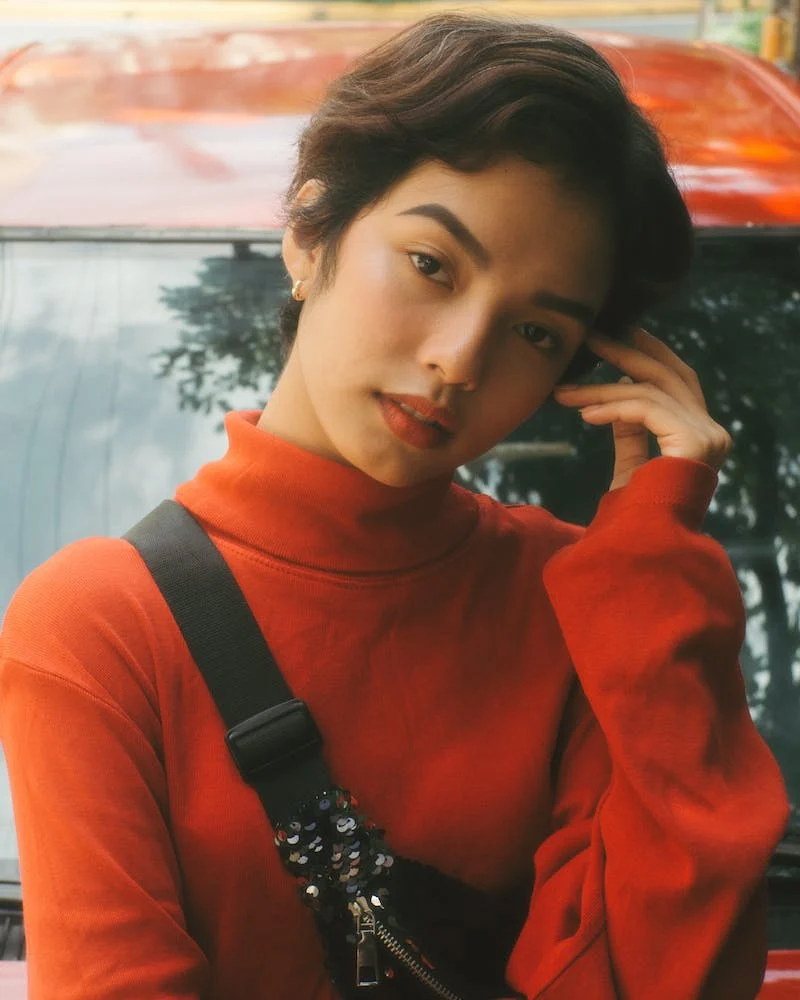
#> input picture lesson_9/data/face2.jpg, 800 x 1000 px
$ python IntegralImage.py
#> lines starting #> are read from the running program, lines starting #| are printed output that depends on the picture; long printed decimals are rounded
# Integral Image
#
# Integral image is an extremely useful concept when we are facing the problem of summing up (
# rectangular) image regions (in pixel or in feature domain). In this notebook, we are going to show how to copmpute
# the integral image. In addition, we are going to measure the time for building a matrix holding the regional sums
# and compare the classical approach with the integral image approach.

import cv2
import numpy as np
from time import perf_counter
from matplotlib import pyplot as plt
plt.rcParams['figure.figsize'] = [15, 10]

# Let's load an example image.

img = cv2.imread('data/face2.jpg')
#> img is the input picture: shape (1000, 800, 3); mean B, G, R 73.5, 91.8, 140.5
img = cv2.cvtColor(img, cv2.COLOR_BGR2GRAY)
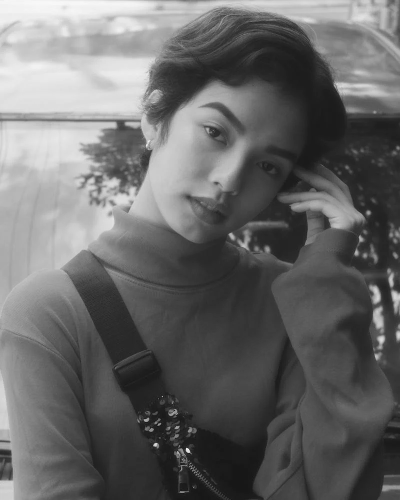
#> img: shape (1000, 800) (shown at 1/2 size); min 0, max 255, mean 104.3
plt.imshow(img, cmap='gray')
plt.show()
img = img/255

# Regional Sums In face detection, computing the regional pixel sums (for evaluating the Haar basis functions) is a
# crucial step. For this example, we are now going to huild the sum matrix using a 15x15 sliding window. For the sake
# of simplicity, we won't bother with the border areas.

rows, cols = img.shape
win = 15
sums = np.zeros((rows, cols))

# Start the computation
start = perf_counter()
# Sliding window
for r in range(win, rows-win-1):
    for c in range(win, cols-win-1):
        # Sum of pixel under the curren window
        sums[r, c] = np.sum(img[r-win:r+win+1, c-win:c+win+1])
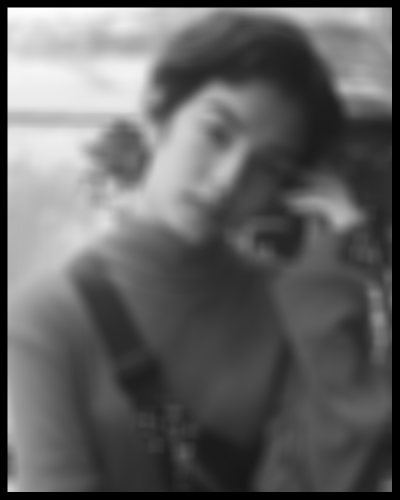
#> sums: shape (1000, 800) float64 (shown at 1/2 size); min 0, max 917, mean 359.1; drawn with min black and max white
# Elapsed time for building the matrix of regional sums
elapsed = perf_counter() - start
print('Elapsed time:', elapsed)

# Integral Image As we see above, building the sum matrix using the sliding window approach is quite slow. In fact,
# it is prohibitevly slow for real-time applications. Fortunately, we can make use of the integral image. Let's first
# build the integral image and then use it to build the matrix of regional sums.

sums_int_img = np.zeros((rows, cols))

start = perf_counter()
# Build integral image
int_img = img.cumsum(axis=0).cumsum(axis=1)
# Sliding window
for r in range(win, rows - win - 1):
    for c in range(win, cols - win - 1):
        # Summation of only 4 elements
        sums_int_img[r, c] = int_img[r + win, c + win] - \
                             int_img[r + win, c - win - 1] - \
                             int_img[r - win - 1, c + win] + \
                             int_img[r - win - 1, c - win - 1]

elapsed = perf_counter() - start
print('Elapsed time:', elapsed)

# By using the integral image the computation time has decreased 4 times! Not bad, but can we do better? We know that
# python is not extremely efficient when it comes to loops. Therefore, can we get (somehow) rid of them?
#
# The asnwer is that we can. We can obtain the same results but first adjusting the regional matrices (A. B, C,
# D) by rolling their axes. Afterwards, the calculation of the matrix of regional sums is just a summation of four
# matrices.

start = perf_counter()
# Build integral image
int_img = img.cumsum(axis=0).cumsum(axis=1)
# Build matrices for A, B, C and D regions (by axis rolling)
# Note: positive shift parameter rolls to the left,
# therefore the signs are inverted when compared to the loop above
A = np.roll(np.roll(int_img, win+1, axis=0), win+1, axis=1)
B = np.roll(np.roll(int_img, win+1, axis=0), -win, axis=1)
C = np.roll(np.roll(int_img, -win, axis=0), win+1, axis=1)
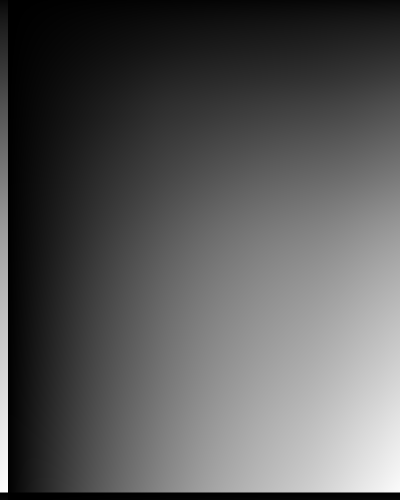
#> C: shape (1000, 800) float64 (shown at 1/2 size); min 0.933, max 327091.6, mean 113664.1; drawn with min black and max white
D = np.roll(np.roll(int_img, -win, axis=0), -win, axis=1)
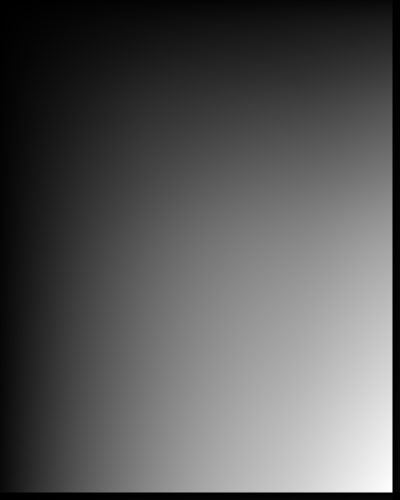
#> D: shape (1000, 800) float64 (shown at 1/2 size); min 0.933, max 327091.6, mean 113664.1; drawn with min black and max white

result = D - B - C + A
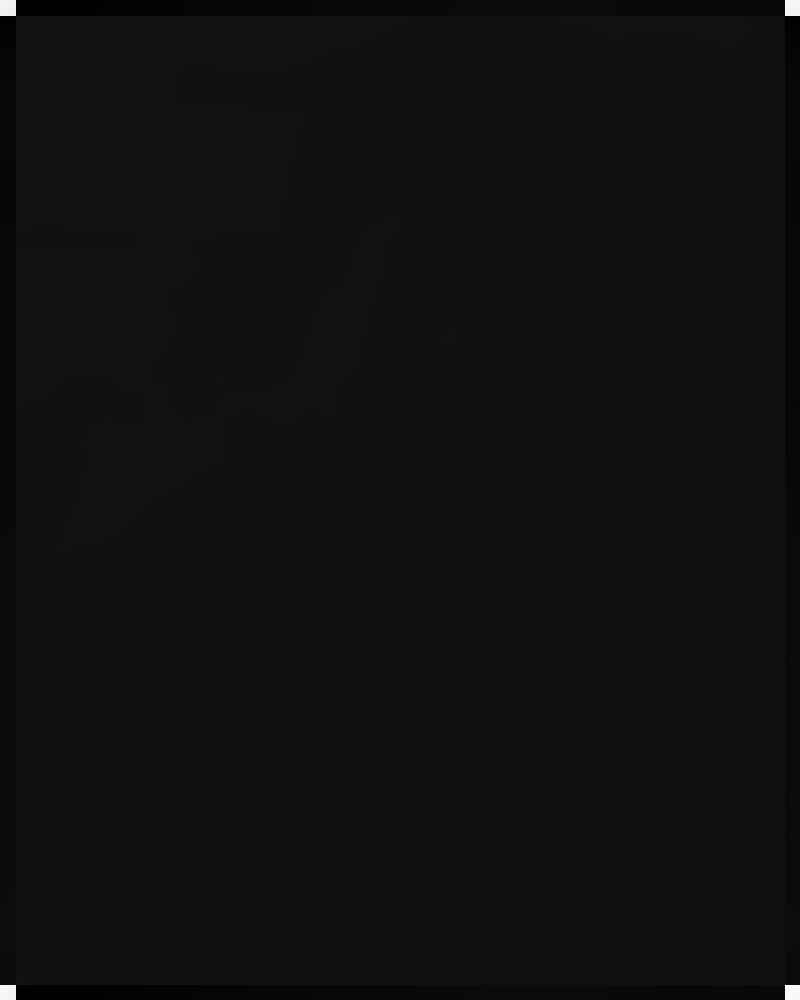
#> result: shape (1000, 800) float64; min -21468.6, max 310703.1, mean 0; drawn with min black and max white
elapsed = perf_counter() - start
print('Elapsed time:', elapsed)

# We have managed to reduce the time much further. The computation is now around 100 times faster!

# Lets check the results
N = 400
print(sums[N, N])
#| 448.745
print(sums_int_img[N, N])
#| 448.745
print(result[N, N])
#| 448.745
# Average diff between sliding window vs integral image
np.mean(np.abs(sums[win+1:-win-1, win+1:-win-1] - sums_int_img[win+1:-win-1, win+1:-win-1]))
# Average diff between integral image vs "clever" integral image
np.mean(np.abs(sums_int_img[win+1:-win-1, win+1:-win-1] - result[win+1:-win-1, win+1:-win-1]))

$ run again, with lesson_9/data/face1.jpg copied over lesson_9/data/face2.jpg
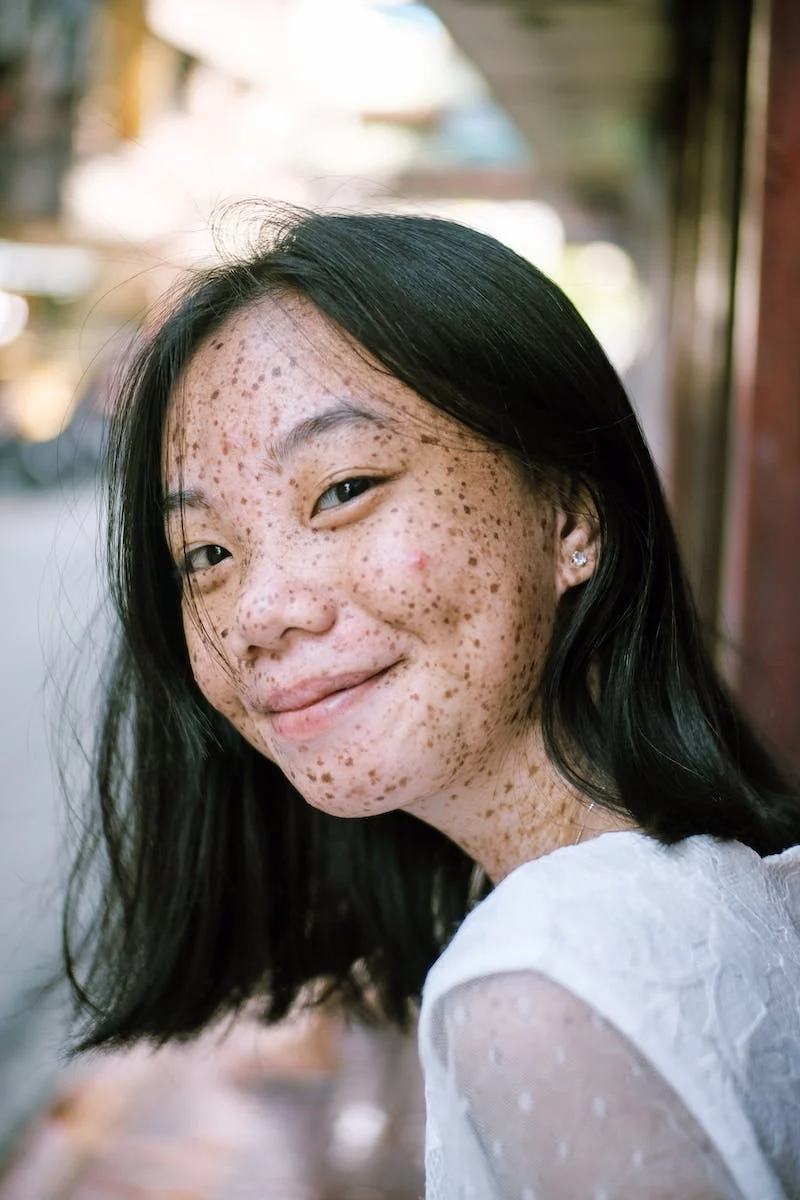
#> input picture lesson_9/data/face1.jpg, 800 x 1200 px
#> img is the input picture: shape (1200, 800, 3); mean B, G, R 122.5, 127.1, 136
#> after the loop `for r in range(win, rows-win-1):`:
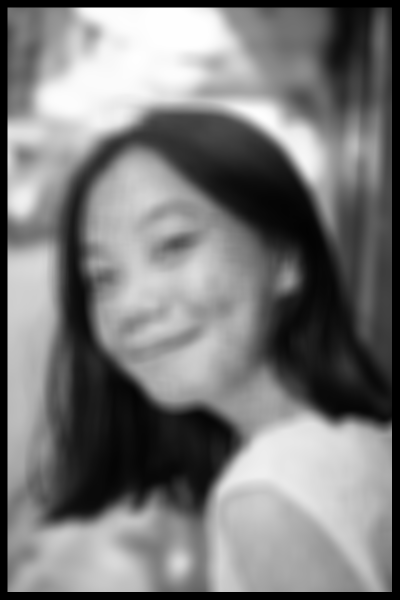
#> sums: shape (1200, 800) float64 (shown at 1/2 size); min 0, max 957.3, mean 455.7; drawn with min black and max white
#> `D = np.roll(np.roll(int_img, -win, axis=0), -win, axis=1)`:
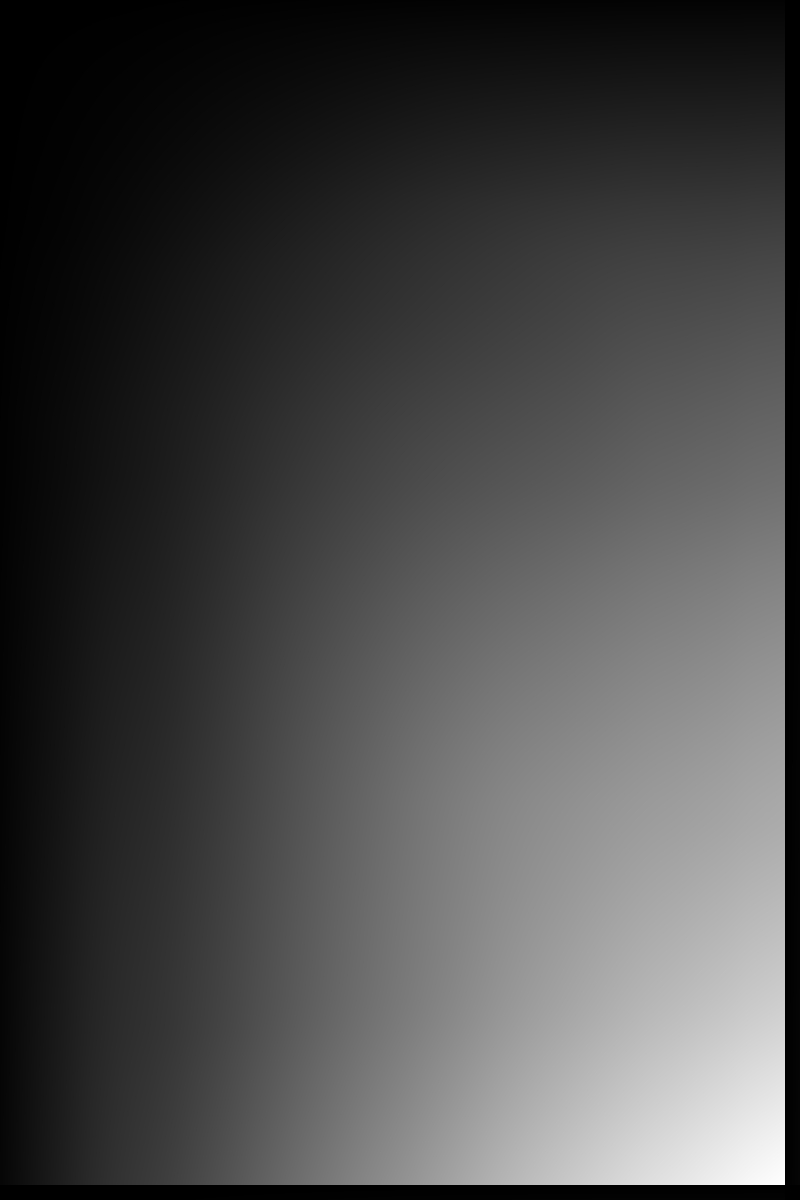
#> D: shape (1200, 800) float64; min 0.384, max 486456.3, mean 138799.9; drawn with min black and max white
#| 539.302
#| 539.302
#| 539.302

$ run again, with lesson_9/data/face3.jpg copied over lesson_9/data/face2.jpg
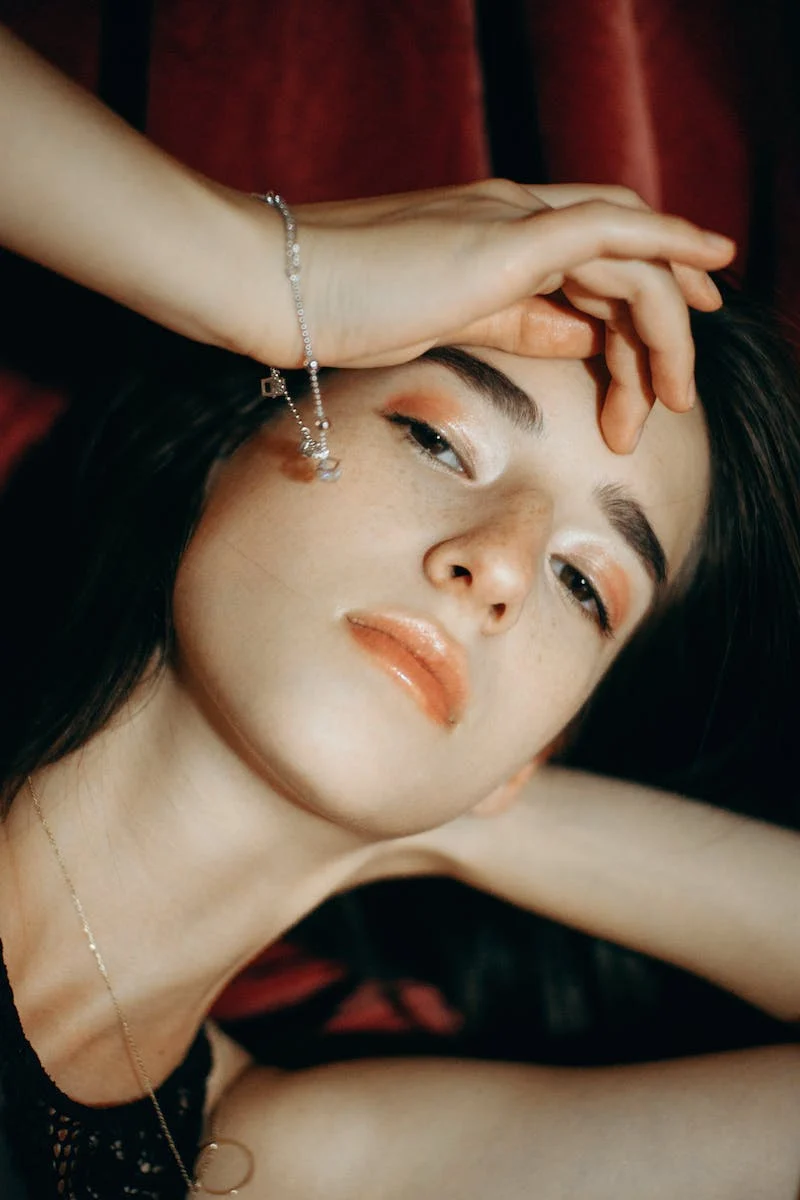
#> input picture lesson_9/data/face3.jpg, 800 x 1200 px
#> img is the input picture: shape (1200, 800, 3); mean B, G, R 73.1, 87.5, 106.8
#> after the loop `for r in range(win, rows-win-1):`:
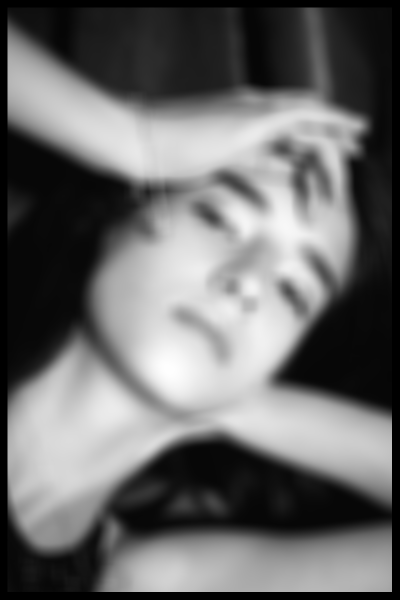
#> sums: shape (1200, 800) float64 (shown at 1/2 size); min 0, max 798.5, mean 332; drawn with min black and max white
#> `D = np.roll(np.roll(int_img, -win, axis=0), -win, axis=1)`:
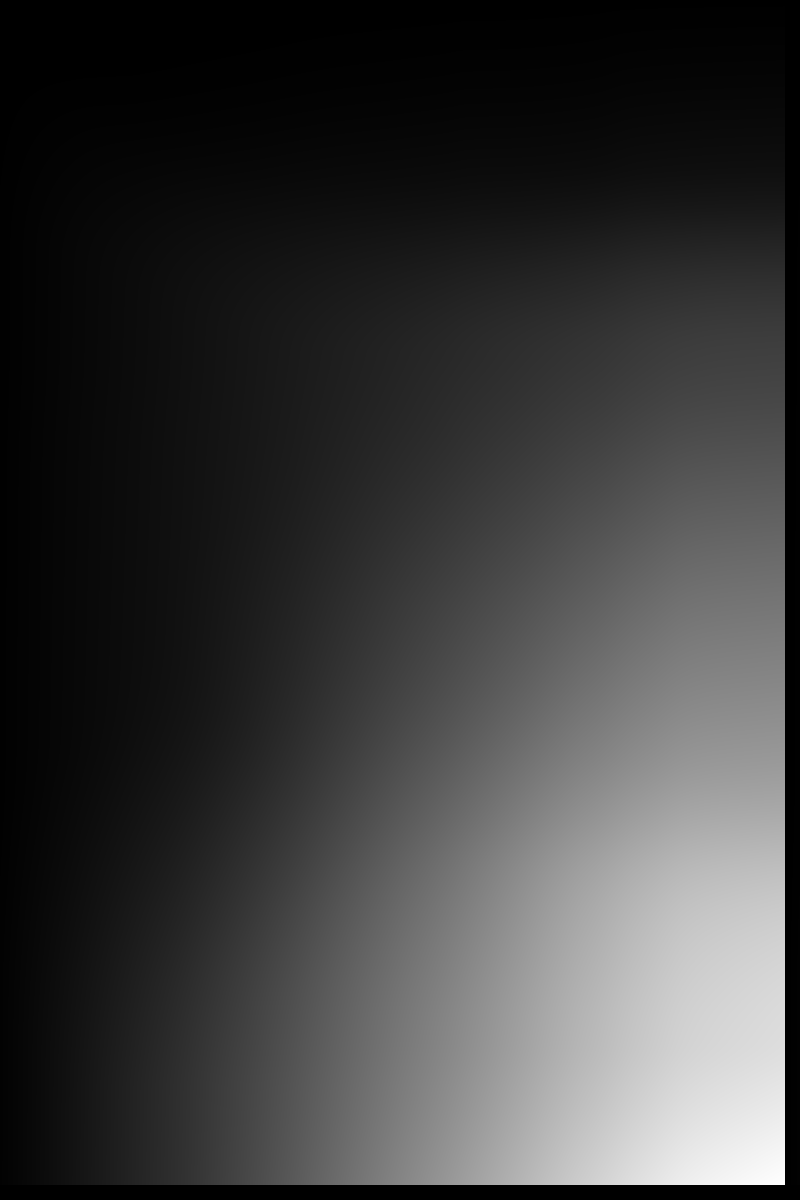
#> D: shape (1200, 800) float64; min 0.0431, max 344871.1, mean 80723.9; drawn with min black and max white
#| 414.659
#| 414.659
#| 414.659
